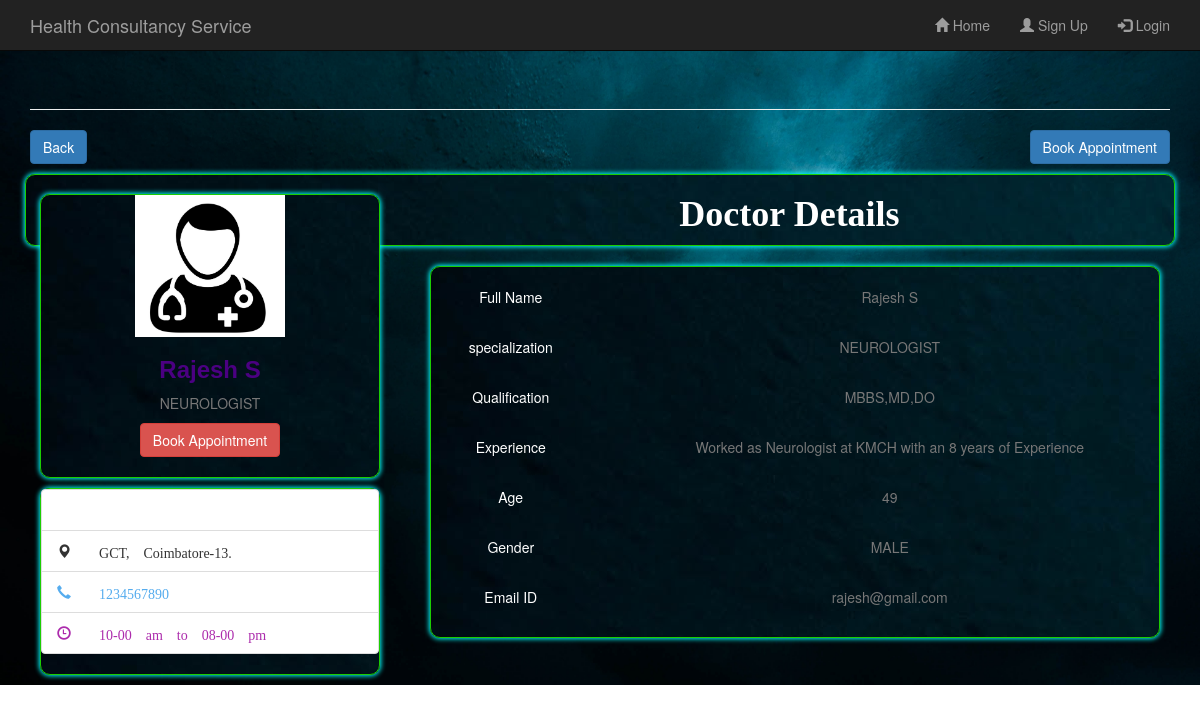
/user/doc_details.php?id=4, run on the app's committed database.
### tables this page shows
CREATE TABLE IF NOT EXISTS `doctor` (
  `d_id` int(100) NOT NULL AUTO_INCREMENT,
  `d_name` varchar(255) NOT NULL,
  `d_special` varchar(255) NOT NULL,
  `d_quali` varchar(255) NOT NULL,
  `d_experience` varchar(255) NOT NULL,
  `d_age` int(200) NOT NULL,
  `d_gender` varchar(255) NOT NULL,
  `d_contact` bigint(255) NOT NULL,
  `d_email` varchar(255) NOT NULL,
  `d_password` varchar(255) NOT NULL,
  `d_city` varchar(255) NOT NULL,
  `d_address` varchar(255) NOT NULL,
  `d_created_at` DATETIME DEFAULT CURRENT_TIMESTAMP,
  `d_updated_at` TIMESTAMP DEFAULT CURRENT_TIMESTAMP ON UPDATE CURRENT_TIMESTAMP,
  PRIMARY KEY (`d_id`)
);

### user/doc_details.php (the view, shortened to what this page needs)
<!DOCTYPE html>
<html lang="en">
<head>
        <link rel="stylesheet" type="text/css" href="../bootstrap/css/bootstrap.min.css">
        <link type="text/css" rel="stylesheet" href="../style.css?v=<?php echo time(); ?>">
</head>
<body>
    <div class="image_home">
        <div class="container" >
            <div class="page-header">
              <?php
                include 'header.php';
              ?>
            </div>
            <?php
                $id=$_GET['id'];
                $userid=$_GET['userid'];
                $result = mysqli_query($con,"SELECT * FROM doctor WHERE d_id='$id'");
                $row= mysqli_fetch_array($result);
            ?>
            <form method="POST" action="book_appoint.php">
                <div class="row">
                    <div class="col-lg-6">
                        <a href="special_doc_list.php?userid=<?php echo $userid;?>&id=<?php echo $row['d_special'];?>" style="float:left;" class="btn btn-primary">Back</a>
                    </div>
                    <div class="col-lg-6">
                        <a href="book_appoint.php?userid=<?php echo $userid;?>&id=<?php echo $row['d_id'];?>"  style="float:right;" class="btn btn-primary">Book Appointment</a>
                    </div>
                </div>
                <div class="row">
                    <div class="col-lg-4">
                        <br>
                        <div class="card mb-4">
                        <div class="card-body text-center">
                            <img src="../images/pic_boy.jpg" alt="avatar"
                            class="rounded-circle img-fluid" style="width: 150px;">
                            <h3 class="my-3"><?php echo $row['d_name']?></h3>
                            <p class="text-muted mb-1"><?php echo $row['d_special'];?></p>
                            <div class="d-flex justify-content-center mb-2">
                                <a href="book_appoint.php?userid=<?php echo $userid;?>&id=<?php echo $row['d_id'];?>"  class="btn btn-danger">Book Appointment</a>
                            </div>
                        <br>
                        </div>
                    </div>
                    <div class="card mb-4 mb-lg-0">
                        <div class="card-body text-left">
                            <ul class="list-group list-group-flush" >
                            <li class="list-group-item d-flex justify-content-between align-items-center p-3 ">
                                <i class="glyphicon glyphicon-envelope" class="mb-0">&nbsp;&nbsp;<?php echo $row['d_email'];?></i>
                            </li>
                            <li class="list-group-item d-flex justify-content-between align-items-center p-3">
                                <i class="glyphicon glyphicon-map-marker"  style="color: #333333; ">&nbsp;&nbsp;<?php echo $row['d_address'];?></i>
                            </li>
                            <li class="list-group-item d-flex justify-content-between align-items-center p-3">
                                <i class="glyphicon glyphicon-earphone" class="mb-0" style="color: #55acee;" >&nbsp;&nbsp;<?php echo $row['d_contact'];?></i>
                            </li>
                            <li class="list-group-item d-flex justify-content-between align-items-center p-3">
                                <i class="glyphicon glyphicon-time"  class="mb-0" style="color: #ac2bac;">&nbsp;&nbsp;10-00 am to 08-00 pm</i>
                            </li>
                            </ul>
                        </div>
                    </div>
                </div>
                <div class="card">
                    <h1>Doctor Details</h1> </div>
                    <div class="col-lg-8">
                        <div class="card mb-4">
                        <div class="card-body">
                            <div class="row">
                                <br>
                            <div class="col-sm-3">
                                <p class="mb-0">Full Name</p>
                            </div>
                            <div class="col-sm-9">
                                <p class="text-muted mb-0"><?php echo $row['d_name'];?></p>
                            </div>
                            </div>
                            <br>
                            <div class="row">
                            <div class="col-sm-3">
                                <p class="mb-0">specialization</p>
                            </div>
                            <div class="col-sm-9">
                                <p class="text-muted mb-0"><?php echo $row['d_special'];?></p>
                            </div>
                            </div>
                            <br>
                            <div class="row">
                            <div class="col-sm-3">
                                <p class="mb-0">Qualification</p>
                            </div>
                            <div class="col-sm-9">
                                <p class="text-muted mb-0"><?php echo $row['d_quali'];?></p>
                            </div>
                            </div>
                            <br>
                            <div class="row">
                            <div class="col-sm-3">
                                <p class="mb-0">Experience</p>
                            </div>
                            <div class="col-sm-9">
                                <p class="text-muted mb-0"><?php echo $row['d_experience'];?></p>
                            </div>
                            </div>
                            <br>
                            <div class="row">
                            <div class="col-sm-3">
                                <p class="mb-0">Age</p>
                            </div>
                            <div class="col-sm-9">
                                <p class="text-muted mb-0"><?php echo $row['d_age'];?></p>
                            </div>
                            </div>
                            <br>
                            <div class="row">
                            <div class="col-sm-3">
                                <p class="mb-0">Gender</p>
                            </div>
                            <div class="col-sm-9">
                                <p class="text-muted mb-0"><?php echo $row['d_gender'];?></p>
                            </div>
                            </div>
                            <br>
                            <div class="row">
                            <div class="col-sm-3">
                                <p class="mb-0">Email ID</p>
                            </div>
                            <div class="col-sm-9">
                                <p class="text-muted mb-0"><?php echo $row['d_email'];?></p>
                            </div>
                            </div>
                            <br>
                        </div>
                        </div>
                    </div>
                </div>
            </form>
        </div>
    </div>
</body>
</html>

### style.css (style rules this page uses)
html { scroll-behavior: smooth; }
h1 { text-align: center; font-family: Tapestry; font-weight: bold; }
h3 { font-family: Arial, Helvetica, sans-serif; font-weight: bold; color: indigo; }
#image_home, .image_home { padding-top: 5%; text-align: center; color: #f8f8f8; background-image: url(images/p2.jpg); background-position: center; background-repeat: no-repeat; background-attachment: fixed; background-size:cover; animation-name: back; animation-duration: 60s; }
.card { box-shadow: 0 4px 8px 0 rgba(2, 5, 40, 0.2); margin:10px; text-align: center; background-image: url(images/p2.jpg); color: white; border-radius:10px; border : 1px solid rgb(29, 205, 2); box-shadow: 0px 0px 5px 1px #0ff; }

### data on the page
doctor: d_name "Rajesh S", d_special "NEUROLOGIST", d_address "GCT, Coimbatore-13.", d_contact "1234567890", d_quali "MBBS,MD,DO", d_experience "Worked as Neurologist at KMCH with an 8 years of Experience", d_age "49", d_gender "MALE", d_email "rajesh@gmail.com"
